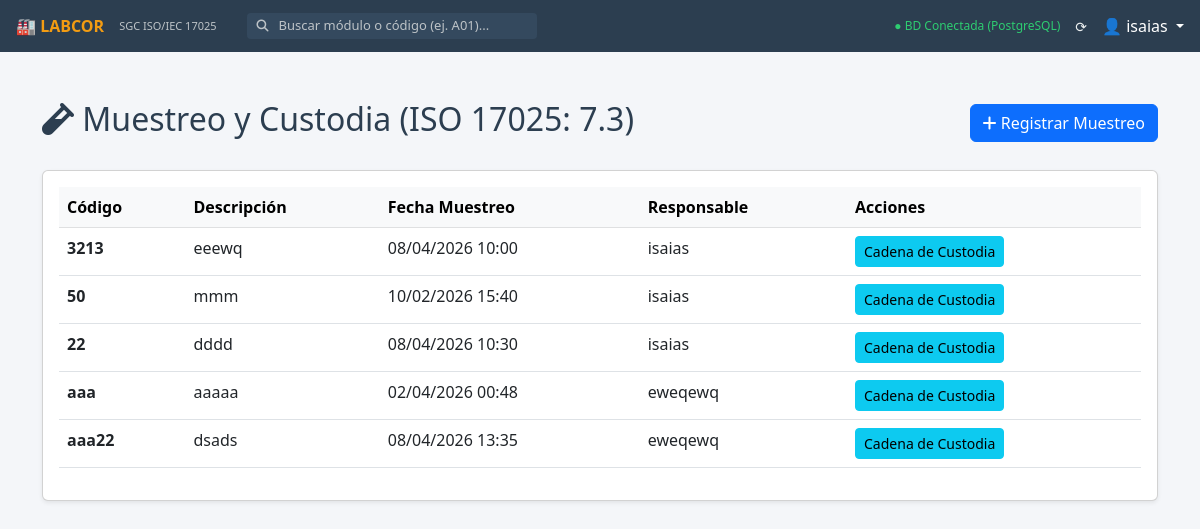
Screenshot of /muestreo/ (signed in) with the database file from the repository.
### c_m03_muestreo/models.py (models this page shows, shortened)
class Muestra(models.Model):
    codigo = models.CharField(max_length=50, unique=True, verbose_name="Código de Muestra")
    descripcion = models.TextField(verbose_name="Descripción del ítem")
    metodo_muestreo = models.CharField(max_length=200, verbose_name="Método de Muestreo (Ref. Documental)")
    fecha_muestreo = models.DateTimeField(verbose_name="Fecha y Hora de Muestreo")
    condiciones_ambientales = models.CharField(max_length=200, blank=True, null=True, help_text="Ej: 25°C, 45% HR")
    responsable_muestreo = models.CharField(max_length=100, verbose_name="Realizado por")
    activo = models.BooleanField(default=True)
    usuario_creacion = models.ForeignKey(User, on_delete=models.PROTECT)
    fecha_creacion = models.DateTimeField(auto_now_add=True)

### c_m03_muestreo/views.py (the view)
# urls.py: path('', views.dashboard_muestreo, name='c_m03_dashboard'),
@login_required
def dashboard_muestreo(request):
    muestras = Muestra.objects.filter(activo=True).order_by('-fecha_creacion')
    return render(request, 'c_m03_muestreo/dashboard.html', {'muestras': muestras})

### c_m03_muestreo/templates/c_m03_muestreo/dashboard.html (shortened to what this page needs)
{% extends 'base.html' %}
{% block content %}
<div class="container mt-4">
    <div class="d-flex justify-content-between align-items-center mb-4">
        <h2><i class="fas fa-vial"></i> Muestreo y Custodia (ISO 17025: 7.3)</h2>
        <a href="{% url 'c_m03_nueva_muestra' %}" class="btn btn-primary"><i class="fas fa-plus"></i> Registrar Muestreo</a>
    </div>
    <div class="card shadow-sm">
        <div class="card-body">
            <table class="table table-hover">
                <thead class="table-light">
                    <tr>
                        <th>Código</th>
                        <th>Descripción</th>
                        <th>Fecha Muestreo</th>
                        <th>Responsable</th>
                        <th>Acciones</th>
                    </tr>
                </thead>
                <tbody>
                    {% for m in muestras %}
                    <tr>
                        <td><strong>{{ m.codigo }}</strong></td>
                        <td>{{ m.descripcion|truncatechars:50 }}</td>
                        <td>{{ m.fecha_muestreo|date:"d/m/Y H:i" }}</td>
                        <td>{{ m.responsable_muestreo }}</td>
                        <td>
                            <a href="{% url 'c_m03_custodia' m.id %}" class="btn btn-sm btn-info">Cadena de Custodia</a>
                        </td>
                    </tr>
                    {% empty %}
                    <tr><td colspan="5" class="text-center">No hay muestras registradas.</td></tr>
                    {% endfor %}
                </tbody>
            </table>
        </div>
    </div>
</div>
{% endblock %}

### templates/base.html (shortened to what this page needs)
{% load static %}
<!DOCTYPE html>
<html lang="es">
<head>
    <link href="https://cdn.jsdelivr.net/npm/bootstrap@5.3.0/dist/css/bootstrap.min.css" rel="stylesheet">
    <link rel="stylesheet" href="https://cdnjs.cloudflare.com/ajax/libs/font-awesome/6.4.0/css/all.min.css">
</head>
<body>
    <div class="topbar">
        <a href="{% url 'inicio' %}" class="topbar-brand">🏭 LABCOR</a>
        <span class="topbar-subtitle">SGC ISO/IEC 17025</span>
        <div class="search-container d-none d-md-flex">
            <i class="fas fa-search" style="color: #bdc3c7; font-size: 12px;"></i>
            <input type="text" id="searchInput" class="search-input" placeholder="Buscar módulo o código (ej. A01)...">
        </div>
        <div class="ms-auto d-flex align-items-center">
            <span style="font-size: 12px; color: #2ecc71; margin-right: 15px;">
                ● BD Conectada (PostgreSQL)
            </span>
            <span style="font-size: 14px; margin-right: 15px; cursor: pointer;">
                ⟳
            </span>
            <div class="dropdown">
                <a href="#" class="text-decoration-none text-white dropdown-toggle" data-bs-toggle="dropdown">
                    👤 {{ user.username|default:"Admin" }}
                </a>
            </div>
        </div>
    </div>
    <main class="main-content">
        {% block content %}
        {% endblock %}
    </main>
</body>
</html>

### templates/base.html (style rules this page uses)
:root { --bg-main: #f4f6f9; --bg-topbar: #2c3e50; --card-bg: #ffffff; --card-border: #dee2e6; --card-hover: #ebf5fb; --text-main: #2c3e50; }
body { background-color: var(--bg-main); color: var(--text-main); font-family: 'Segoe UI', system-ui, sans-serif; overflow-x: hidden; margin: 0; }
.topbar { background-color: var(--bg-topbar); height: 52px; position: fixed; top: 0; width: 100%; z-index: 1050; display: flex; align-items: center; padding: 0 16px; color: #ecf0f1; }
.topbar-brand { font-size: 16px; font-weight: bold; color: #f39c12; margin-right: 15px; text-decoration: none; }
.topbar-subtitle { font-size: 11px; color: #bdc3c7; margin-right: 30px; }
.search-container { display: flex; align-items: center; background-color: #34495e; border-radius: 4px; padding: 2px 10px; }
.search-input { background: transparent; border: none; color: white; outline: none; margin-left: 8px; width: 250px; font-size: 13px; }
.search-input::placeholder { color: #bdc3c7; }
.main-content { margin-left: 0; margin-top: 52px; padding: 24px; min-height: calc(100vh - 52px); }

### rows the page displays
Muestra: codigo "3213", descripcion "eeewq", fecha_muestreo "08/04/2026 10:00", responsable_muestreo "isaias"
Muestra: codigo "50", descripcion "mmm", fecha_muestreo "10/02/2026 15:40", responsable_muestreo "isaias"
Muestra: codigo "22", descripcion "dddd", fecha_muestreo "08/04/2026 10:30", responsable_muestreo "isaias"
Muestra: codigo "aaa", descripcion "aaaaa", fecha_muestreo "02/04/2026 00:48", responsable_muestreo "eweqewq"
Muestra: codigo "aaa22", descripcion "dsads", fecha_muestreo "08/04/2026 13:35", responsable_muestreo "eweqewq"

### other values shown
{{ user.username|default:"Admin" }} "isaias"
